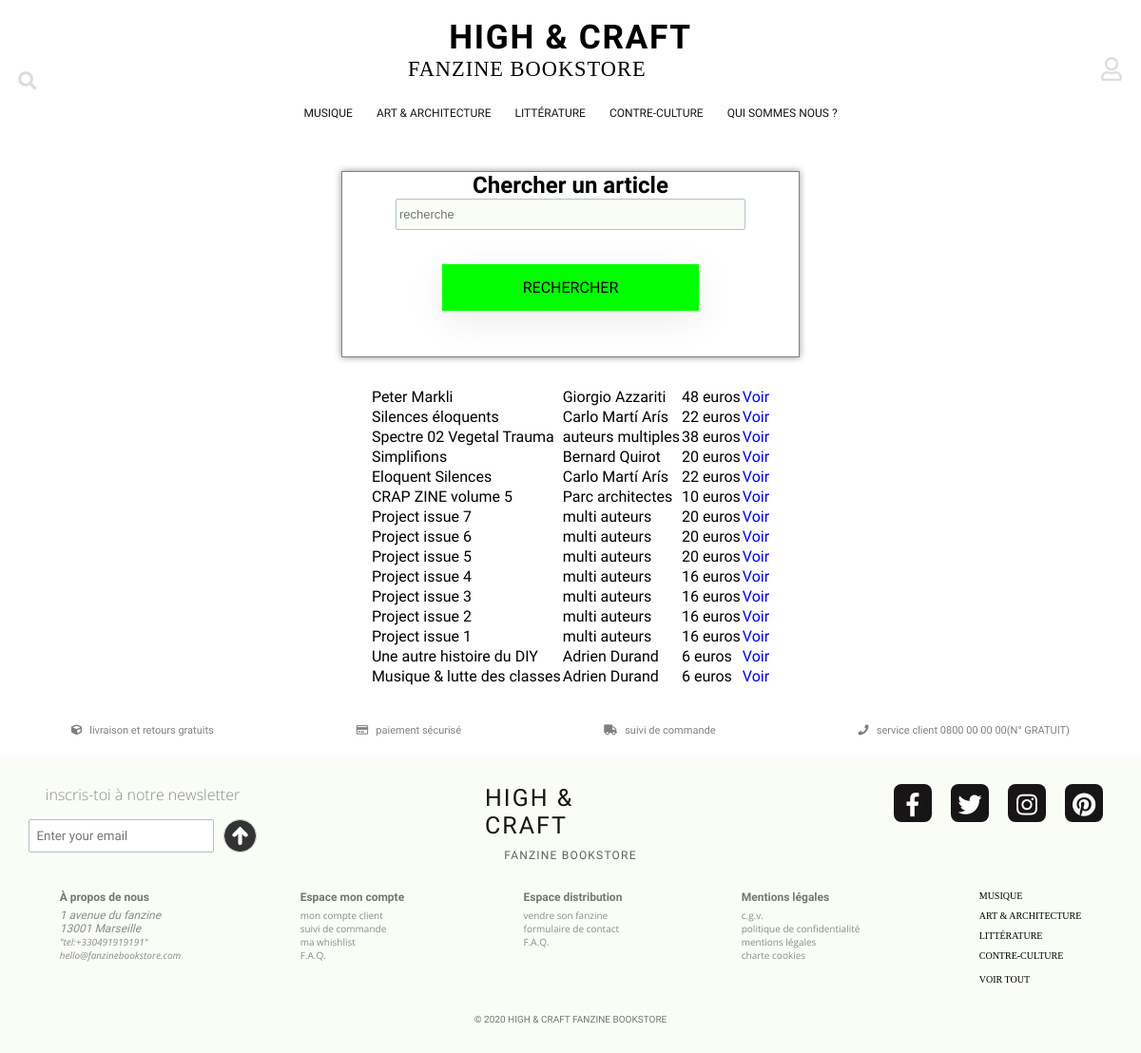
Screenshot of /search.php with the database file from the repository.
### tables this page shows
CREATE TABLE `categorie` (
  `id_categorie` int(11) NOT NULL,
  `nom_categorie` varchar(50) NOT NULL,
  `date_registration` datetime NOT NULL DEFAULT CURRENT_TIMESTAMP
);

CREATE TABLE `article` (
  `id_article` int(11) NOT NULL,
  `id_distributeur` int(11) NOT NULL,
  `id_categorie` int(11) NOT NULL,
  `id_sous_categorie` int(11) NOT NULL,
  `nom_article` varchar(100) NOT NULL,
  `auteur_article` varchar(100) NOT NULL,
  `editions_article` varchar(100) NOT NULL,
  `description_article` text NOT NULL,
  `citation_article` varchar(255) NOT NULL,
  `nb_pages` int(11) NOT NULL,
  `annee_parution` year(4) NOT NULL,
  `prix_article` decimal(10,0) NOT NULL,
  `date_registration` datetime NOT NULL
);

### search.php (the view, shortened to what this page needs)
<!DOCTYPE html>
<html>
<head>
    <link rel="stylesheet" href="https://use.fontawesome.com/releases/v5.3.1/css/all.css">
    <link rel="stylesheet" type="text/css" href="css/style.css">
    <link rel="stylesheet" href="style-order.css">
</head>
<body>
<header>
   <?php
    include("includes/header.php");
   ?>
</header>
<main>
  <?php
  $bdd = new PDO('mysql:host=localhost;dbname=boutique', 'root', '');
?>
<section id="container-register">
           <form method='post'>
             <h1>Chercher un article</h1>
             <section id="box-form">
          	 <input type='text' placeholder='recherche' name="recherche_valeur"/>
             <button type="submit" name="search" id="container-delivery">Rechercher</button>
</section>
</section>
<center>
    <table>
          	 <tbody>
          		 <?php
              $sql = 'SELECT * FROM article';
              $params = [];
              $resultats = $bdd->prepare($sql);
              $resultats->execute($params);
              if ($resultats->rowCount() > 0) {
                  while ($d = $resultats->fetch(PDO::FETCH_ASSOC)) {
                      ?><tr>
          <td><?=$d['nom_article'] ?></td>
          	<td><?=$d['auteur_article'] ?></td>
              <td><?=$d['prix_article'] ?>  euros  </td>
          			<td><a href="item.php?id=<?php echo $d['id_article'] ?>">Voir</a></td>
</tr>
          				 <?php
                  }
              } else {
                  echo '<tr><td>aucun résultat trouvé</td></tr>' . $connect = null;
              }
             ?>
</table><br/></center>
</main>
<footer>
   <?php
    include("includes/footer.php");
   ?>
</footer>
</body>
</html>

### class/categories.php (shortened to what this page needs)
<?php
class Categorie{
public $db;
public function __construct($db)
{
	$this->db = $db;
}
public function cat()
    {
        $connexion = $this->db->connectDb();
        $q = $connexion->prepare("SELECT * FROM categorie ORDER by id_categorie ASC limit 4");
        $q->execute();
		$categories = $q->fetchAll();
		foreach ($categories as $cat){
			$name_categorie = $cat["nom_categorie"];
			$id_categorie = $cat["id_categorie"];
			echo '<a href="category.php?id='.$id_categorie.'">' .$name_categorie.'</a>';
			}
		return $categories;
	}
public function categories()
    {
        $connexion = $this->db->connectDb();
        $q = $connexion->prepare("SELECT * FROM categorie ORDER by id_categorie ASC limit 4");
        $q->execute();
		$categories = $q->fetchAll();
		foreach ($categories as $cat){
			$name_categorie = $cat["nom_categorie"];
			$id_categorie = $cat["id_categorie"];
			echo '<li class="dropdown-menu"><a href="category.php?id='.$id_categorie.'">' .$name_categorie.'</a><ul class ="menu-area">';
        	$q1 = $connexion->prepare("SELECT nom_sous_categorie, id_sous_categorie FROM sous_categorie WHERE id_categorie = $id_categorie");
        	$q1->execute();
			$sub_categories = $q1->fetchAll();
			echo '</ul></li>';
		}
		return $categories + $sub_categories;
	}
}
?>

### css/style.css (style rules this page uses)
* { margin: 0; padding: 0; list-style: none; text-decoration: none; font-family: 'Kameron', serif; }
body { width: 100%; -webkit-font-smoothing: antialiased; }
header { margin-bottom: 2.5%; width: 100%; }
.wrapper nav a { display: block; color: #171515; text-transform: uppercase; font-size: 12px; }
.wrapper nav ul li { color: #171515; transition: 0.5s; }
.wrapper nav>ul>li>a { padding: 10px 12.5px; }
.wrapper nav ul>li.dropdown-menu>a:after { position: relative; float: right; content: ''; }
footer { display: flex; flex-direction: column; }
#footer-part2 a { color: #8B8B8B; font-family: 'Open Sans', sans-serif; font-size: 10px; }
#footer-part2 #footer-nav a { color: black; font-family: 'Noto Serif JP', serif; padding-bottom: 10px; }
main { margin-top: 5%; }
#container-register { display: flex; justify-content: center; align-items: center; }
#container-register form { display: flex; flex-direction: column; align-items: center; border: 1px solid gray; margin-top: 2.5%; margin-bottom: 2.5%; width: 40%; padding-bottom: 2.5%; box-shadow: 0 0 7px #00000070; }
#box-form input[type=text], #box-form input[type=number], #box-form input[type=textarea], #box-form input[type=tel] { height: 25px; border: 1px solid #B1C2BE; font-family: 'Exo', sans-serif; border-radius: 2px; color: #B1C2BE; font-size: 13px; font-weight: 400; padding: 3px; margin-bottom: 5%; width: 100%; background: #F9FDF6; }
#container-register form button { display: flex; background-color: #00FF00; justify-content: center; width: 75%; border: none; padding-top: 15px; padding-bottom: 15px; text-transform: uppercase; font-size: 1em; }
#box-form { display: flex; flex-direction: column; align-items: center; width: 75%; }
#container-delivery { display: flex; justify-content: space-between; background-color: white; margin-top: 5%; margin-bottom: 5%; width: 100%; box-shadow: 0 10px 40px rgba(0, 0, 0, 0.08); }

### css/style-order.css (style rules this page uses)
#container-delivery { display:flex; justify-content: space-between; background-color:white; margin-top:5%; margin-bottom:5%; width: 100%; box-shadow:0 10px 40px rgba(0,0,0,0.08); }

### rows the page displays
categorie: nom_categorie "MUSIQUE"
categorie: nom_categorie "ART & ARCHITECTURE"
categorie: nom_categorie "LITTÉRATURE"
categorie: nom_categorie "CONTRE-CULTURE"
article: nom_article "Peter Markli", auteur_article "Giorgio Azzariti", prix_article "48"
article: nom_article "Silences éloquents", auteur_article "Carlo Martí Arís", prix_article "22"
article: nom_article "Spectre 02 Vegetal Trauma", auteur_article "auteurs multiples", prix_article "38"
article: nom_article "Simplifions", auteur_article "Bernard Quirot", prix_article "20"
article: nom_article "Eloquent Silences", auteur_article "Carlo Martí Arís", prix_article "22"
article: nom_article "CRAP ZINE volume 5", auteur_article "Parc architectes", prix_article "10"
article: nom_article "Project issue 7", auteur_article "multi auteurs", prix_article "20"
article: nom_article "Project issue 6", auteur_article "multi auteurs", prix_article "20"
article: nom_article "Project issue 5", auteur_article "multi auteurs", prix_article "20"
article: nom_article "Project issue 4", auteur_article "multi auteurs", prix_article "16"
article: nom_article "Project issue 3", auteur_article "multi auteurs", prix_article "16"
article: nom_article "Project issue 2", auteur_article "multi auteurs", prix_article "16"
article: nom_article "Project issue 1", auteur_article "multi auteurs", prix_article "16"
article: nom_article "Une autre histoire du DIY", auteur_article "Adrien Durand", prix_article "6"
article: nom_article "Musique & lutte des classes", auteur_article "Adrien Durand", prix_article "6"
